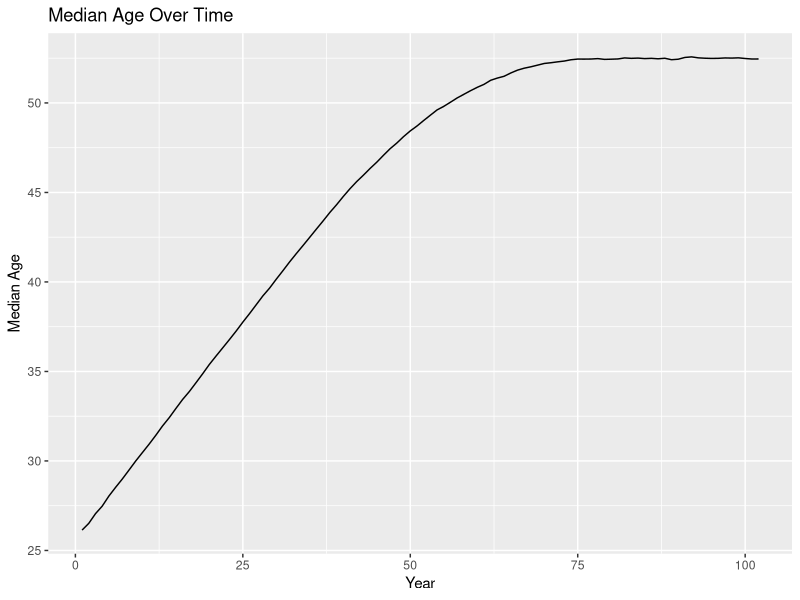
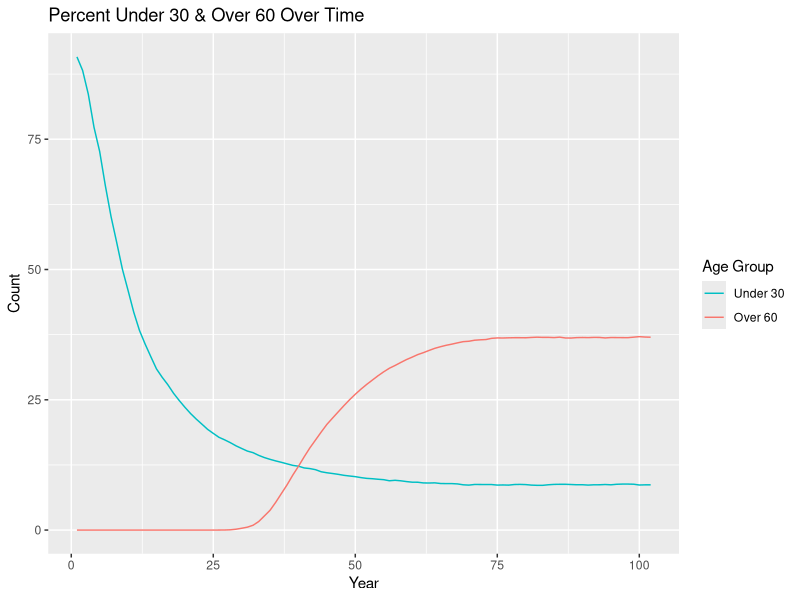
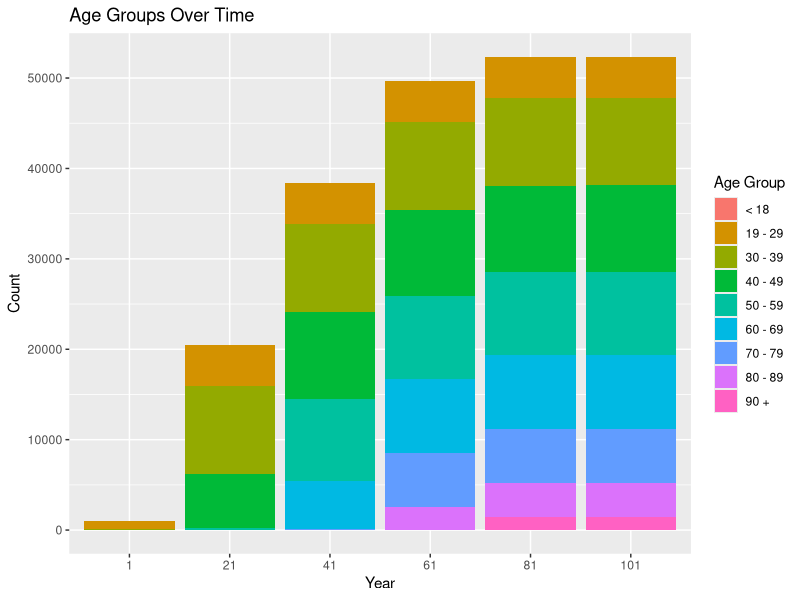
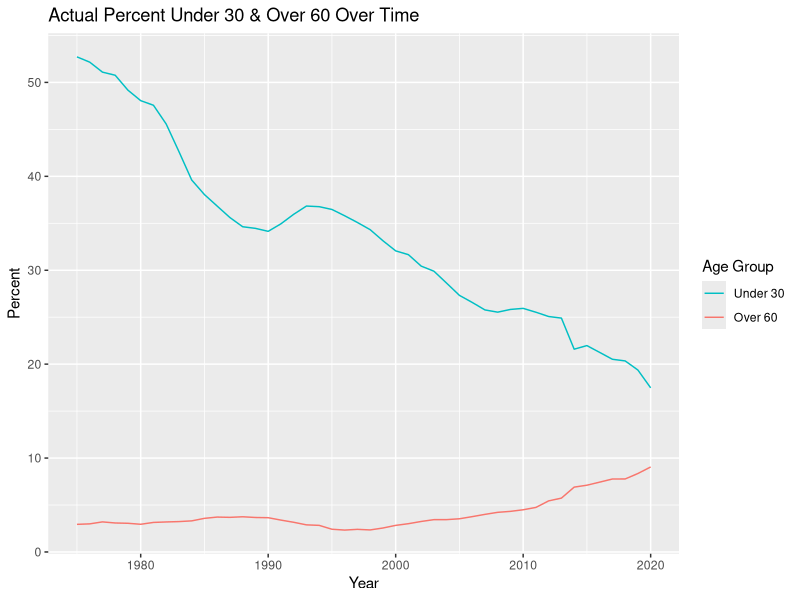
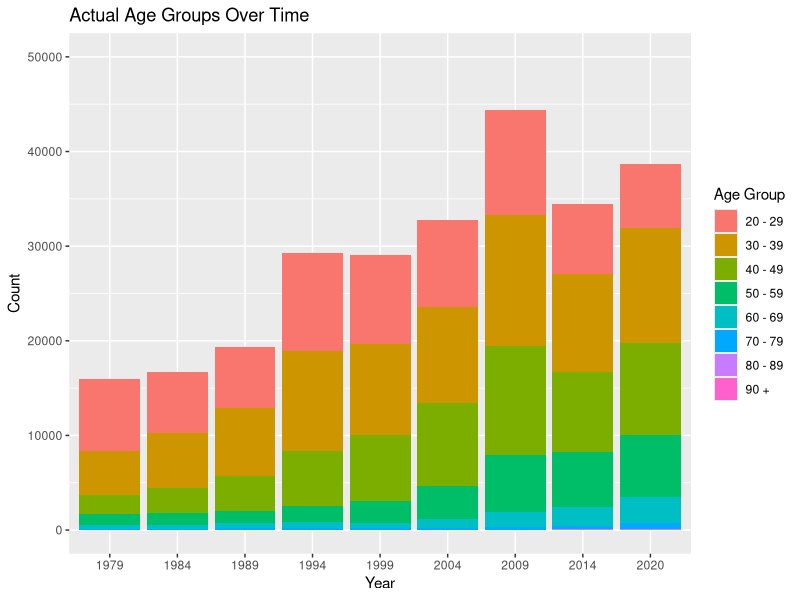
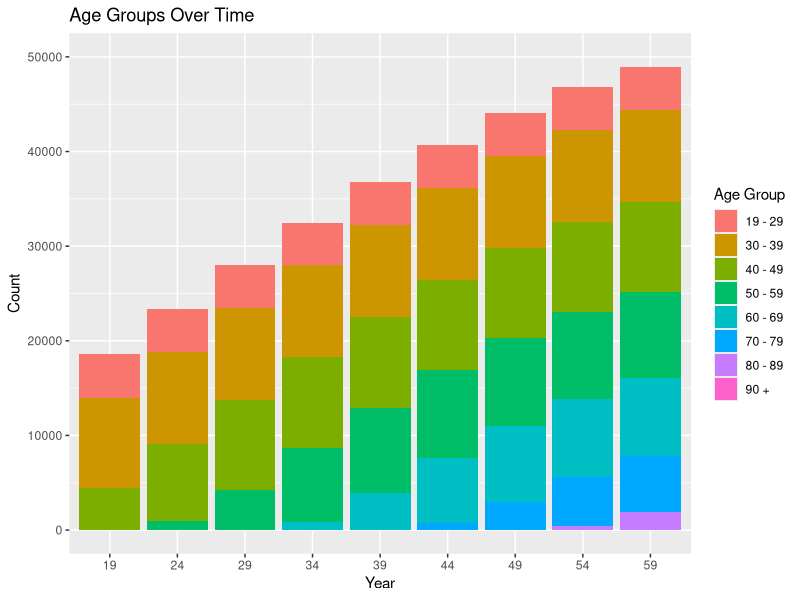

Recreate these plots in R, in order. (Note: this script raises an error after producing the figures.)
## ---- chunk 1
knitr::opts_chunk$set(echo = TRUE)
## ---- chunk 2
library(tidyverse)
## ---- chunk 3
set.seed(12345)
## ---- chunk 4
population <- 
  rnorm(n = 1000, mean = 26, sd = 3) %>% 
  enframe() %>% 
  select(value) %>% 
  rename(original_age = value) %>% 
  mutate(current_age = original_age, years_incarcerated = 0)

overall <-
  tibble(year = 1, total_population = nrow(population), 
         median_age = median(population$current_age)) %>% 
  mutate("< 18" = pull(count(filter(population, current_age < 19))),
         "19 - 29" = pull(count(filter(population, current_age >= 19 & current_age < 30))),
         "30 - 39" = pull(count(filter(population, current_age >= 30 & current_age < 40))),
         "40 - 49" = pull(count(filter(population, current_age >= 40 & current_age < 50))),
         "50 - 59" = pull(count(filter(population, current_age >= 50 & current_age < 60))),
         "60 - 69" = pull(count(filter(population, current_age >= 60 & current_age < 70))),
         "70 - 79" = pull(count(filter(population, current_age >= 70 & current_age < 80))),
         "80 - 89" = pull(count(filter(population, current_age >= 80 & current_age < 90))),
         "90 +" = pull(count(filter(population, current_age >= 90))))
## ---- chunk 5
one_year_population <- function(data) {
  # age & years incarcerated increases by 1
  data$current_age <- data$current_age + 1
  data$years_incarcerated <- data$years_incarcerated + 1
  
  # creates age group cohorts & randomly removes fraction based on cohort
  less_than_18 <- filter(data, current_age < 19)
  less_than_18 <- sample_frac(less_than_18, (1 - 0.0055))
  
  `19_to_29` <- filter(data, current_age >= 19 & current_age < 30)
  `19_to_29` <- sample_frac(`19_to_29`, (1 - 0.0022))
  
  `30_to_39` <- filter(data, current_age >= 30 & current_age < 40)
  `30_to_39` <- sample_frac(`30_to_39`, (1 - 0.0023))
  
  `40_to_49` <- filter(data, current_age >= 40 & current_age < 50)
  `40_to_49` <- sample_frac(`40_to_49`, (1 - 0.0025))
  
  `50_to_59` <- filter(data, current_age >= 50 & current_age < 60)
  `50_to_59` <- sample_frac(`50_to_59`, (1 - 0.0060))
  
  `60_to_69` <- filter(data, current_age >= 60 & current_age < 70)
  `60_to_69` <- sample_frac(`60_to_69`, (1 - 0.0162))
  
  `70_to_79` <- filter(data, current_age >= 70 & current_age < 80)
  `70_to_79` <- sample_frac(`70_to_79`, (1 - 0.0424))
  
  `80_to_89` <- filter(data, current_age >= 80 & current_age < 90)
  `80_to_89` <- sample_frac(`80_to_89`, (1 - 0.0519))
  
  over_90 <- filter(data, current_age >= 90)
  over_90 <- sample_frac(over_90, (1 - 0.1250))
  
  data <- do.call("rbind", list(less_than_18, `19_to_29`, `30_to_39`, `40_to_49`, `50_to_59`, 
                                `60_to_69`,`70_to_79`, `80_to_89`, over_90))
  
  # adds 1000 more
  incoming <- 
    rnorm(n = 1000, mean = 26, sd = 3) %>% 
    enframe() %>% 
    select(value) %>% 
    rename(original_age = value) %>% 
    mutate(current_age = original_age, years_incarcerated = 0)
  data <- rbind(data, incoming)
  
  # removes any observations with age greater than 100
  data <- data %>% 
    filter(current_age < 100)
}

one_year_overall <- function(data, p) {
    incoming <-
      tibble(year = last(data$year) + 1, total_population = nrow(p),
             median_age = median(p$current_age)) %>% 
        mutate("< 18" = pull(count(filter(p, current_age < 19))),
               "19 - 29" = pull(count(filter(p, current_age >= 19 & current_age < 30))),
               "30 - 39" = pull(count(filter(p, current_age >= 30 & current_age < 40))),
               "40 - 49" = pull(count(filter(p, current_age >= 40 & current_age < 50))),
               "50 - 59" = pull(count(filter(p, current_age >= 50 & current_age < 60))),
               "60 - 69" = pull(count(filter(p, current_age >= 60 & current_age < 70))),
               "70 - 79" = pull(count(filter(p, current_age >= 70 & current_age < 80))),
               "80 - 89" = pull(count(filter(p, current_age >= 80 & current_age < 90))),
               "90 +" = pull(count(filter(p, current_age >= 90))))
    data <- rbind(data, incoming)
}
## ---- chunk 6
population <- one_year_population(population)
overall <- one_year_overall(overall, population)

# extend 100 years until stable
test_population <- population
test_overall <- overall
for (i in 1:100) {
  test_population <- one_year_population(test_population)
  test_overall <- one_year_overall(test_overall, test_population)
}
## ---- chunk 7
ggplot(data = test_overall, mapping = aes(x = year, y = median_age)) +
  geom_line() +
  labs(title = "Median Age Over Time", x = "Year", y = "Median Age")

test_overall %>% 
  mutate(under_30 = (`19 - 29` + `< 18`) / total_population * 100, 
         over_60 = (`60 - 69` + `70 - 79` + `80 - 89` + `90 +`) / total_population * 100) %>% 
  select(year, under_30, over_60) %>% 
  ggplot(data = ., mapping = aes(x = year, group = 1)) +
  geom_line(mapping = aes(y = under_30, color = "under_30")) +
  geom_line(mapping = aes(y = over_60, color = "over_60")) +
  labs(title = "Percent Under 30 & Over 60 Over Time", x = "Year", y = "Count") +
  scale_color_discrete(name = "Age Group",
                       breaks = c("under_30", "over_60"), labels = c("Under 30", "Over 60"))

test_overall_long <- test_overall %>% 
  select(year, `< 18`:`90 +`) %>% 
  mutate(year = as.character(year)) %>% 
  pivot_longer(-year, names_to = "age_group", values_to = "count")

ggplot(data = test_overall_long, mapping = aes(x = year, y = count, fill = age_group)) +
  geom_bar(position = "stack", stat = "identity") +
  labs(title = "Age Groups Over Time", x = "Year", y = "Count") +
  scale_x_discrete(limits = c("1", "21", "41", "61", "81", "101")) +
  scale_fill_discrete(name = "Age Group",
                      breaks = c("< 18", "19 - 29", "30 - 39", "40 - 49", "50 - 59", "60 - 69",
                                 "70 - 79", "80 - 89", "90 +"))
## ---- chunk 8
bar_race <- test_overall %>% 
  select(year, `< 18`:`90 +`) %>% 
  mutate(year = as.character(year)) %>% 
  pivot_longer(-year, names_to = "age_group", values_to = "count") %>% 
  pivot_wider(names_from = "year", values_from = "count")
## ---- chunk 9
actual <- read.csv("populations.csv")
actual %>% 
  mutate(Under30 = (AgeUnder20 + Age20to29) / PrisonPopulation * 100, 
         Over60 = (Age60to69 + Age70to79 + Age80to89 + Age90over) / PrisonPopulation * 100) %>% 
  select(year, PrisonPopulation, Under30, Over60) %>% 
  ggplot(data = ., mapping = aes(x = year, group = 1)) +
  geom_line(mapping = aes(y = Under30, color = "Under30")) +
  geom_line(mapping = aes(y = Over60, color = "Over60")) +
  labs(title = "Actual Percent Under 30 & Over 60 Over Time", x = "Year", y = "Percent") +
  scale_color_discrete(name = "Age Group",
                       breaks = c("Under30", "Over60"), labels = c("Under 30", "Over 60"))

actual_long <- actual %>% 
  select(year, AgeUnder20:Age90over) %>% 
  mutate(year = as.character(year)) %>% 
  pivot_longer(-year, names_to = "age_group", values_to = "count")

actual_long %>% 
  filter(age_group != "AgeUnder20") %>% 
  ggplot(data = ., mapping = aes(x = year, y = count, fill = age_group)) +
  geom_col() +
  labs(title = "Actual Age Groups Over Time", x = "Year", y = "Count") +
  scale_x_discrete(limits = c("1979", "1984", "1989", "1994", "1999", "2004", "2009", "2014", 
                              "2020")) +
  expand_limits(y = c(0, 50000)) +
  scale_fill_discrete(name = "Age Group",
                      breaks = c("Age20to29", "Age30to39", "Age40to49", "Age50to59", 
                                 "Age60to69", "Age70to79", "Age80to89", "Age90over"),
                      labels = c("20 - 29", "30 - 39", "40 - 49", "50 - 59", "60 - 69",
                                 "70 - 79", "80 - 89", "90 +"))

test_overall_long %>% 
  filter(age_group != "< 18") %>% 
  ggplot(data = ., mapping = aes(x = year, y = count, fill = age_group)) +
  geom_col() +
  labs(title = "Age Groups Over Time", x = "Year", y = "Count") +
  scale_x_discrete(limits = c("19", "24", "29", "34", "39", "44", "49", "54", "59")) +
  expand_limits(y = c(0, 50000)) +
  scale_fill_discrete(name = "Age Group",
                      breaks = c("19 - 29", "30 - 39", "40 - 49", "50 - 59", "60 - 69",
                                 "70 - 79", "80 - 89", "90 +"))
## ---- chunk 10
national <- read.csv("bjs.csv")
national %>% 
  select(RPTYEAR, ADMITYR, AGEADMIT, AGEYREND) %>% 
  mutate(TIMEINC = RPTYEAR - ADMITYR) %>% 
  group_by(RPTYEAR) %>% 
  count(AGEYREND) %>% 
  na.omit() %>% 
  mutate(COUNT_THSNDS = n / 1000, PERCENT = n / sum(n) * 100) %>% 
  filter(AGEYREND == "(5) 55+ years") %>%
  select(RPTYEAR, PERCENT) %>% 
  ggplot(data = ., mapping = aes(x = RPTYEAR, y = PERCENT)) +
  geom_line() +
  expand_limits(y = c(0, 25))

test_overall %>% 
  mutate(over_55 = (`50 - 59` / 2 + `60 - 69` + `70 - 79` + `80 - 89` + `90 +`) / 
           total_population * 100) %>% 
  select(year, over_55) %>% 
  filter(year > 20 & year < 40) %>% 
  ggplot(data = ., mapping = aes(x = year, y = over_55)) +
  geom_line() +
  expand_limits(y = c(0, 25))

ggplot(data = national, mapping = aes(x = RPTYEAR, y = COUNT_THSNDS, fill = AGEYREND)) +
  geom_col()

ggplot(data = national, mapping = aes(x = RPTYEAR, y = PERCENT, fill = AGEYREND)) +
  geom_bar(stat = "identity")
## ---- chunk 11
test_population_e <- test_population
test_overall_e <- test_overall
for (i in 1:100) {
  test_population_e <- one_year_population(test_population_e)
  test_overall_e <- one_year_overall(test_overall_e, test_population_e)
}
## ---- chunk 12
ggplot(data = test_overall_e, mapping = aes(x = year, y = median_age)) +
  geom_line() +
  labs(title = "Median Age Over Time", x = "Year", y = "Median Age")

test_overall_e %>% 
  mutate(under_30 = (`19 - 29` + `< 18`) / total_population * 100, 
         over_60 = (`60 - 69` + `70 - 79` + `80 - 89` + `90 +`) / total_population * 100) %>% 
  select(year, under_30, over_60) %>% 
  ggplot(data = ., mapping = aes(x = year, group = 1)) +
  geom_line(mapping = aes(y = under_30, color = "under_30")) +
  geom_line(mapping = aes(y = over_60, color = "over_60")) +
  labs(title = "Percent Under 30 & Over 60 Over Time", x = "Year", y = "Count") +
  scale_color_discrete(name = "Age Group",
                       breaks = c("under_30", "over_60"), labels = c("Under 30", "Over 60"))

test_overall_e_long <- test_overall_e %>% 
  select(year, `< 18`:`90 +`) %>% 
  mutate(year = as.character(year)) %>% 
  pivot_longer(-year, names_to = "age_group", values_to = "count") %>% 
  filter(year == "1" | year == "21" | year == "41" | year == "61" | year == "81" | 
           year == "101" | year == "121" | year == "141" | year == "161" | year == "181" |
           year == "201")

ggplot(data = test_overall_e_long, mapping = aes(x = year, y = count, fill = age_group)) +
  geom_bar(position = "stack", stat = "identity") +
  labs(title = "Age Groups Over Time", x = "Year", y = "Count") +
  scale_x_discrete(limits = c("1", "21", "41", "61", "81", "101", "121", "141", "161", "181", 
                              "201")) +
  scale_fill_discrete(name = "Age Group",
                      breaks = c("< 18", "19 - 29", "30 - 39", "40 - 49", "50 - 59", "60 - 69",
                                 "70 - 79", "80 - 89", "90 +"))

bar_race_e <- test_overall_e %>% 
  select(year, `< 18`:`90 +`) %>% 
  mutate(year = as.character(year)) %>% 
  pivot_longer(-year, names_to = "age_group", values_to = "count") %>% 
  pivot_wider(names_from = "year", values_from = "count")
## ---- chunk 13
one_year_parole <- function(data) {
  # age & years incarcerated increases by 1
  data$current_age <- data$current_age + 1
  data$years_incarcerated <- data$years_incarcerated + 1
  
  # creates age group cohorts & randomly removes fraction based on cohort
  less_than_18 <- filter(data, current_age < 19)
  less_than_18 <- sample_frac(less_than_18, (1 - 0.0055))
  
  `19_to_29` <- filter(data, current_age >= 19 & current_age < 30)
  `19_to_29` <- sample_frac(`19_to_29`, (1 - 0.0022))
  
  `30_to_39` <- filter(data, current_age >= 30 & current_age < 40)
  `30_to_39` <- sample_frac(`30_to_39`, (1 - 0.0023))
  
  `40_to_49` <- filter(data, current_age >= 40 & current_age < 50)
  `40_to_49` <- sample_frac(`40_to_49`, (1 - 0.0025))
  
  `50_to_59` <- filter(data, current_age >= 50 & current_age < 60)
  `50_to_59` <- sample_frac(`50_to_59`, (1 - 0.0060))
  
  `60_to_69` <- filter(data, current_age >= 60 & current_age < 70)
  `60_to_69` <- sample_frac(`60_to_69`, (1 - 0.0162))
  
  `70_to_79` <- filter(data, current_age >= 70 & current_age < 80)
  `70_to_79` <- sample_frac(`70_to_79`, (1 - 0.0424))
  
  `80_to_89` <- filter(data, current_age >= 80 & current_age < 90)
  `80_to_89` <- sample_frac(`80_to_89`, (1 - 0.0519))
  
  over_90 <- filter(data, current_age >= 90)
  over_90 <- sample_frac(over_90, (1 - 0.1250))
  
  data <- do.call("rbind", list(less_than_18, `19_to_29`, `30_to_39`, `40_to_49`, `50_to_59`, 
                                `60_to_69`,`70_to_79`, `80_to_89`, over_90))
  
  eligible <- sample_frac(filter(data, years_incarcerated >= 20), 0.9)
  ineligible <- filter(data, years_incarcerated < 20)
  data <- rbind(eligible, ineligible)
  
  # adds 1000 more
  incoming <- 
    rnorm(n = 1000, mean = 26, sd = 3) %>% 
    enframe() %>% 
    select(value) %>% 
    rename(original_age = value) %>% 
    mutate(current_age = original_age, years_incarcerated = 0)
  data <- rbind(data, incoming)
  
  # removes any observations with age greater than 100
  data <- data %>% 
    filter(current_age < 100)
}
## ---- chunk 14
parole_population <- population
parole_overall <- overall

for (i in 1:100) {
  parole_population <- one_year_parole(parole_population)
  parole_overall <- one_year_overall(parole_overall, parole_population)
}
## ---- chunk 15
ggplot(data = parole_overall, mapping = aes(x = year, y = median_age)) +
  geom_line() +
  labs(title = "Median Age Over Time with Parole", x = "Year", y = "Median Age")

parole_overall %>% 
  mutate(under_30 = (`19 - 29` + `< 18`) / total_population * 100, 
         over_60 = (`60 - 69` + `70 - 79` + `80 - 89` + `90 +`) / total_population * 100) %>% 
  select(year, under_30, over_60) %>% 
  ggplot(data = ., mapping = aes(x = year, group = 1)) +
  geom_line(mapping = aes(y = under_30, color = "under_30")) +
  geom_line(mapping = aes(y = over_60, color = "over_60")) +
  labs(title = "Percent Under 30 & Over 60 Over Time with Parole", x = "Year", y = "Count") +
  scale_color_discrete(name = "Age Group",
                       breaks = c("under_30", "over_60"), labels = c("Under 30", "Over 60"))

parole_overall_long <- parole_overall %>% 
  select(year, `< 18`:`90 +`) %>% 
  mutate(year = as.character(year)) %>% 
  pivot_longer(-year, names_to = "age_group", values_to = "count")

ggplot(data = parole_overall_long, mapping = aes(x = year, y = count, fill = age_group)) +
  geom_bar(position = "stack", stat = "identity") +
  labs(title = "Age Groups Over Time with Parole", x = "Year", y = "Count") +
  scale_x_discrete(limits = c("1", "21", "41", "61", "81", "101")) +
  scale_fill_discrete(name = "Age Group",
                      breaks = c("< 18", "19 - 29", "30 - 39", "40 - 49", "50 - 59", "60 - 69",
                                 "70 - 79", "80 - 89", "90 +"))
